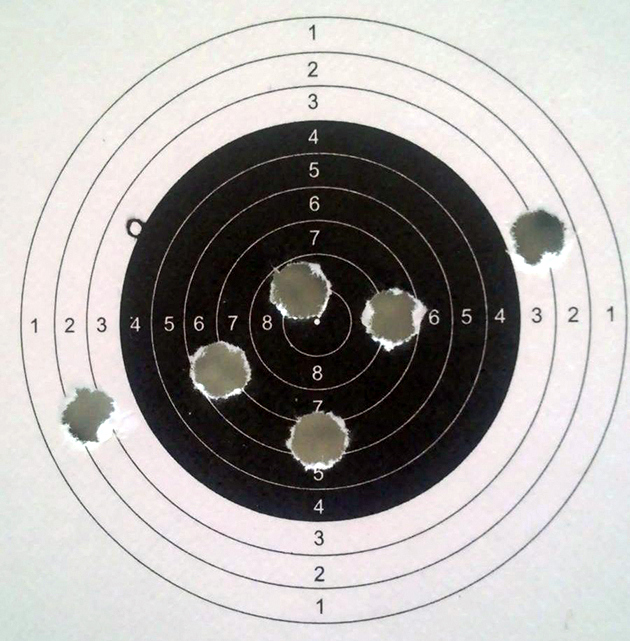
#> input picture les_4/target.jpg, 630 x 641 px
$ python aim.py
#> lines starting #> are read from the running program, lines starting #| are printed output that depends on the picture; after the words box and inside, x2 and y2 are one past the last pixel; in counts of white or black regions, pixels touching at a corner belong together
import cv2 as cv
import numpy as np

aim = cv.imread('target.jpg')
#> aim is the input picture: shape (641, 630, 3); mean B, G, R 166.7, 168.8, 171.9
aim_gray = cv.cvtColor(aim, cv.COLOR_BGR2GRAY)
cv.namedWindow('threshed')
bottom_value = 70
upper_value = 190
def onChange(value):
    global bottom_value
    global upper_value
    bottom_value = cv.getTrackbarPos('track_bottom', 'threshed')
    upper_value = cv.getTrackbarPos('track_upper', 'threshed')
    if bottom_value > upper_value:
        upper_value = bottom_value
    threshed = cv.inRange(aim_gray, bottom_value, upper_value)
    cv.imshow('threshed', threshed)

cv.createTrackbar('track_bottom', 'threshed', 0, 255, onChange)
#> slider 'track_bottom' is set to 85
cv.setTrackbarPos('track_bottom', 'threshed', bottom_value)
cv.createTrackbar('track_upper', 'threshed', 0, 255, onChange)
#> slider 'track_upper' is set to 255
cv.setTrackbarPos('track_upper', 'threshed', upper_value)

cv.waitKey()
#> in onChange, `threshed = cv.inRange(aim_gray, bottom_value, upper_value)`:
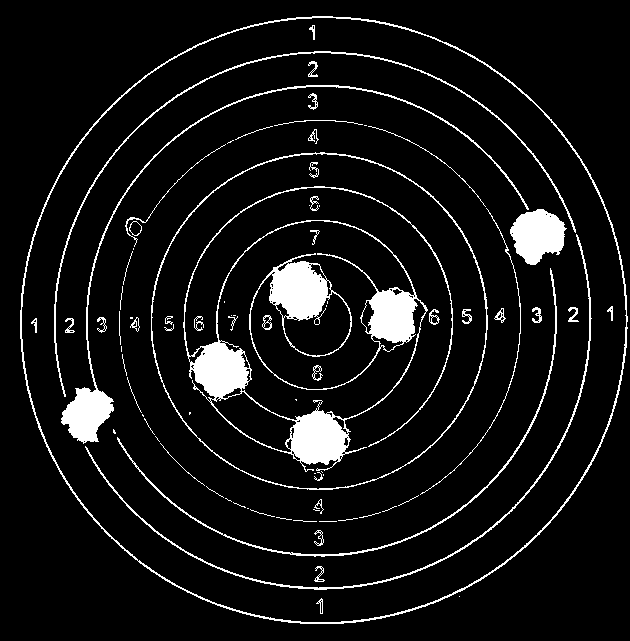
#> threshed: shape (641, 630); 7.7% white; 83 white regions (30 under 20 px), largest, box (x1, y1, x2, y2) and area: (183, 186, 453, 472) 12648, (20, 16, 628, 624) 3806, (61, 85, 529, 444) 3218
cv.destroyAllWindows()
